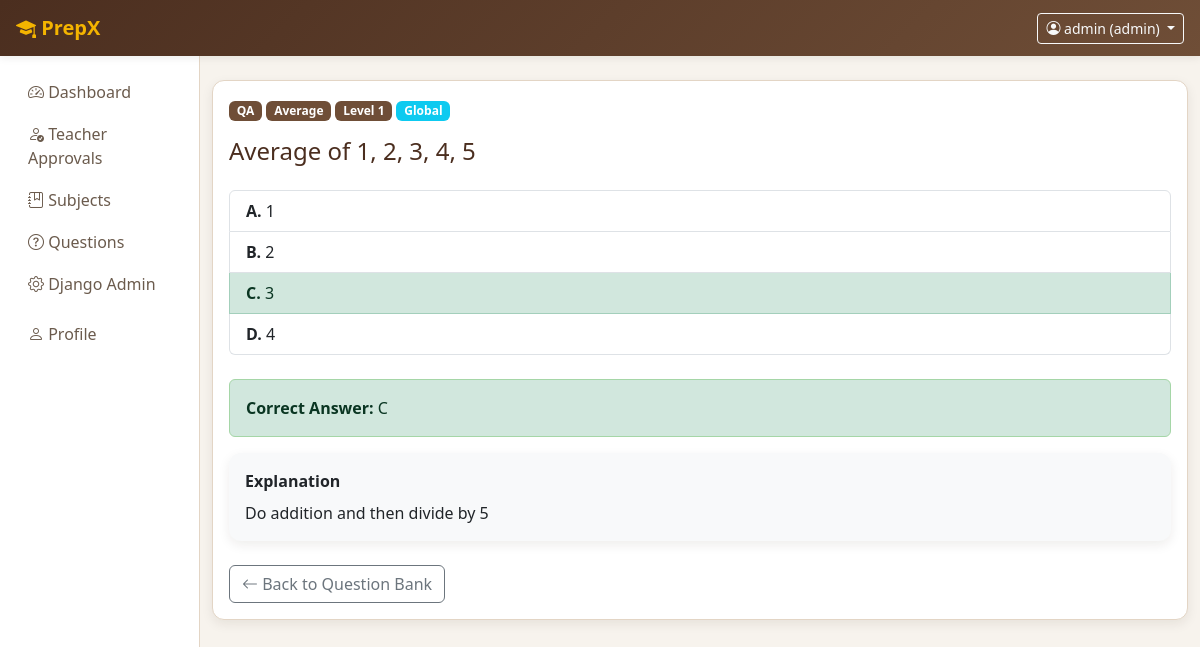
Screenshot of /questions/1/ (signed in) with the database file from the repository.
### accounts/models.py (models this page shows, shortened)
class User(AbstractUser):
    ROLE_CHOICES = (
        ('admin', 'Admin'),
        ('teacher', 'Teacher'),
        ('student', 'Student'),
    )
    role = models.CharField(max_length=10, choices=ROLE_CHOICES, default='student')
    is_approved = models.BooleanField(
        default=True,
        help_text="Teachers require admin approval before activation."
    )

### questions/models.py (models this page shows, shortened)
class Question(BaseModel):
    subject = models.ForeignKey(Subject, on_delete=models.CASCADE)
    topic = models.ForeignKey(Topic, on_delete=models.CASCADE)
    question_text = models.TextField()
    option_a = models.TextField()
    option_b = models.TextField()
    option_c = models.TextField()
    option_d = models.TextField()
    correct_option = models.CharField(max_length=1)
    explanation = models.TextField()
    difficulty_level = models.IntegerField()
    created_by = models.ForeignKey(settings.AUTH_USER_MODEL, on_delete=models.CASCADE)
    is_global = models.BooleanField(default=False)
    STATUS_CHOICES = [
        ('pending', 'Pending'),
        ('approved', 'Approved'),
        ('rejected', 'Rejected')
    ]
    status = models.CharField(max_length=10, choices=STATUS_CHOICES, default='pending')
    class Meta:
        indexes = [
            models.Index(fields=['subject', 'topic']),
            models.Index(fields=['difficulty_level']),
            models.Index(fields=['created_by']),
            models.Index(fields=['is_global', 'status', 'is_active']),
        ]
        ordering = ['-created_at']

### subjects/models.py (models this page shows, shortened)
class Subject(BaseModel):
    name = models.CharField(max_length=100, unique=True)
    class Meta:
        constraints = [
            UniqueConstraint(Lower('name'), name='unique_subject_name_ci'),
        ]
        ordering = ['name']  # for sorting in ascending

class Topic(BaseModel):
    subject = models.ForeignKey(Subject, on_delete=models.CASCADE, related_name='topics')
    name = models.CharField(max_length=100)
    class Meta:
        constraints = [
            UniqueConstraint(Lower('name'), 'subject', name='unique_topic_name_per_subject_ci'),
        ]
        ordering = ['subject__name', 'name']

### questions/views.py (the view)
# urls.py: path('<int:pk>/', views.question_detail, name='question_detail'),
@role_required('admin', 'teacher', 'student')
def question_detail(request, pk):
    question = get_object_or_404(Question, pk=pk, is_active=True)
    user = request.user
    is_visible = (
        user.role == 'admin'
        or (user.role == 'teacher' and (question.is_global or question.created_by_id == user.id))
        or (user.role == 'student' and question.is_global and question.status == 'approved')
    )
    if not is_visible:
        return HttpResponseForbidden("You cannot access this question.")
    show_answer = user.role in ('admin', 'teacher')
    return render(request, 'questions/detail.html', {
        'question': question,
        'show_answer': show_answer,
    })

### templates/questions/detail.html (shortened to what this page needs)
{% extends 'base.html' %}
{% block content %}
<div class="card card-stat">
    <div class="card-body">
        <div class="mb-3">
            <span class="badge bg-secondary">
                {{ question.subject.name }}
            </span>
            <span class="badge bg-secondary">
                {{ question.topic.name }}
            </span>
            <span class="badge bg-secondary">
                Level {{ question.difficulty_level }}
            </span>
            {% if question.is_global %}
                <span class="badge bg-info">
                    Global
                </span>
            {% endif %}
        </div>
        <h4 class="mb-4">
            {{ question.question_text }}
        </h4>
        <div class="list-group mb-4">
            <div class="list-group-item
            ">
                <strong>A.</strong>
                {{ question.option_a }}
            </div>
            <div class="list-group-item
            ">
                <strong>B.</strong>
                {{ question.option_b }}
            </div>
            <div class="list-group-item
                {% if show_answer and question.correct_option == 'C' %}
                    list-group-item-success
                {% endif %}
            ">
                <strong>C.</strong>
                {{ question.option_c }}
            </div>
            <div class="list-group-item
            ">
                <strong>D.</strong>
                {{ question.option_d }}
            </div>
        </div>
        {% if show_answer %}
            <div class="alert alert-success">
                <strong>
                    Correct Answer:
                </strong>
                {{ question.correct_option }}
            </div>
            {% if question.explanation %}
                <div class="card bg-light border-0">
                    <div class="card-body">
                        <strong>Explanation</strong>
                        <p class="mb-0 mt-2">
                            {{ question.explanation }}
                        </p>
                    </div>
                </div>
            {% endif %}
        {% else %}
            <div class="alert alert-info">
                The correct answer and explanation are available
                after you attempt this question in a test.
            </div>
        {% endif %}
        <div class="mt-4">
            <a
                href="{% url 'question_list' %}"
                class="btn btn-outline-secondary"
            >
                <i class="bi bi-arrow-left"></i>
                Back to Question Bank
            </a>
        </div>
    </div>
</div>
{% endblock %}

### templates/base.html (shortened to what this page needs)
<!DOCTYPE html>
{% load static %}
<html lang="en">
<head>
    <link href="https://cdn.jsdelivr.net/npm/bootstrap@5.3.3/dist/css/bootstrap.min.css" rel="stylesheet">
    <link href="https://cdn.jsdelivr.net/npm/bootstrap-icons@1.11.3/font/bootstrap-icons.css" rel="stylesheet">
    <link href="{% static 'css/app.css' %}" rel="stylesheet">
</head>
<body>
<nav class="navbar navbar-dark navbar-prepx px-3">
    <a class="navbar-brand fw-bold" href="{% url 'role_redirect' %}">
        <i class="bi bi-mortarboard-fill"></i>
        PrepX
    </a>
    {% if user.is_authenticated %}
        <div class="d-flex align-items-center">
            <div class="dropdown">
                <button
                    class="btn btn-outline-light btn-sm dropdown-toggle"
                    type="button"
                    data-bs-toggle="dropdown"
                    aria-expanded="false"
                >
                    <i class="bi bi-person-circle"></i>
                    {{ user.username }} ({{ user.role }})
                </button>
            </div>
        </div>
    {% endif %}
</nav>
<div class="container-fluid">
    <div class="row">
        {% if user.is_authenticated %}
            <div class="col-md-2 sidebar py-3">
                {% include 'partials/sidebar.html' %}
            </div>
            <div class="col-md-10 py-4">
        {% else %}
            <div class="col-12 py-4">
        {% endif %}
                {% block content %}
                {% endblock %}
            </div>
    </div>
    </div>
</body>
</html>

### templates/partials/sidebar.html (shortened to what this page needs)
<ul class="nav nav-pills flex-column">
    {% if user.role == 'student' %}
        <li class="nav-item">
            <a class="nav-link {% if request.resolver_match.url_name == 'student_dashboard' %}active{% endif %}" href="{% url 'student_dashboard' %}">
                <i class="bi bi-speedometer2"></i>
                Dashboard
            </a>
        </li>
        <li class="nav-item">
            <a class="nav-link {% if request.resolver_match.url_name == 'practice_home' %}active{% endif %}"
               href="{% url 'practice_home' %}">
                <i class="bi bi-pencil-square"></i>
                Practice
            </a>
        </li>
        <li class="nav-item">
            <a class="nav-link {% if request.resolver_match.url_name == 'subject_list' %}active{% endif %}" href="{% url 'subject_list' %}">
                <i class="bi bi-journal-bookmark"></i>
                Subjects
            </a>
        </li>
        <li class="nav-item">
            <a class="nav-link disabled" href="#">
                <i class="bi bi-bar-chart"></i>
                Results
                <span class="badge bg-secondary">Soon</span>
            </a>
        </li>
        <li class="nav-item">
            <a class="nav-link disabled" href="#">
                <i class="bi bi-award"></i>
                Certificates
                <span class="badge bg-secondary">Soon</span>
            </a>
        </li>
    {% elif user.role == 'admin' %}
        <li class="nav-item">
            <a class="nav-link {% if request.resolver_match.url_name == 'admin_dashboard' %}active{% endif %}" href="{% url 'admin_dashboard' %}">
                <i class="bi bi-speedometer2"></i>
                Dashboard
            </a>
        </li>
        <li class="nav-item">
            <a class="nav-link {% if request.resolver_match.url_name == 'pending_teachers' %}active{% endif %}" href="{% url 'pending_teachers' %}">
                <i class="bi bi-person-check"></i>
                Teacher Approvals
            </a>
        </li>
        <li class="nav-item">
            <a class="nav-link {% if request.resolver_match.url_name == 'subject_list' %}active{% endif %}" href="{% url 'subject_list' %}">
                <i class="bi bi-journal-bookmark"></i>
                Subjects
            </a>
        </li>
        <li class="nav-item">
            <a class="nav-link {% if request.resolver_match.url_name == 'question_list' %}active{% endif %}" href="{% url 'question_list' %}">
                <i class="bi bi-question-circle"></i>
                Questions
            </a>
        </li>
        <li class="nav-item">
            <a class="nav-link {% if request.path == '/admin/' %}active{% endif %}" href="/admin/">
                <i class="bi bi-gear"></i>
                Django Admin
            </a>
        </li>
    {% endif %}
    <li class="nav-item mt-2">
        <a class="nav-link {% if request.resolver_match.url_name == 'profile' %}active{% endif %}" href="{% url 'profile' %}">
            <i class="bi bi-person"></i>
            Profile
        </a>
    </li>
</ul>

### static/css/app.css (style rules this page uses)
:root { --primary: #f4b400; --primary-dark: #d99400; --secondary: #6f4e37; --secondary-dark: #4b2e1f; --accent: #ffd166; --success: #2e7d32; --warning: #d97706; --danger: #c62828; --background: #f7f3ed; --surface: #ffffff; --text-primary: #2c1e12; --text-secondary: #6b5b4d; --border: #e3d5c5; --shadow: rgba(44, 30, 18, 0.08); }
body { background-color: var(--background); color: var(--text-primary); }
.navbar-prepx { background: linear-gradient( 135deg, var(--secondary-dark), var(--secondary) ); box-shadow: 0 2px 8px var(--shadow); }
.navbar-prepx .navbar-brand { color: var(--primary); }
.sidebar { background-color: var(--surface); border-right: 1px solid var(--border); min-height: calc(100vh - 56px); }
.sidebar .nav-link { color: var(--text-secondary); border-radius: 8px; margin-bottom: 2px; transition: background-color 0.2s ease, color 0.2s ease, transform 0.2s ease; }
.card-stat { border: 1px solid var(--border); border-radius: 12px; background-color: var(--surface); box-shadow: 0 4px 12px var(--shadow); transition: transform 0.2s ease, box-shadow 0.2s ease; }
.card { border: 1px solid var(--border); border-radius: 12px; box-shadow: 0 4px 12px var(--shadow); }
.badge.bg-secondary { background-color: var(--secondary) !important; }
.alert-success { border-color: #a5d6a7; }
a { color: var(--secondary); }
h1, h2, h3, h4, h5, h6 { color: var(--secondary-dark); }

### rows the page displays
User: username "admin", role "admin"
Question: subject.name "QA", topic.name "Average", difficulty_level "1", question_text "Average of 1, 2, 3, 4, 5", option_a "1", option_b "2", option_c "3", option_d "4", correct_option "C", explanation "Do addition and then divide by 5"
